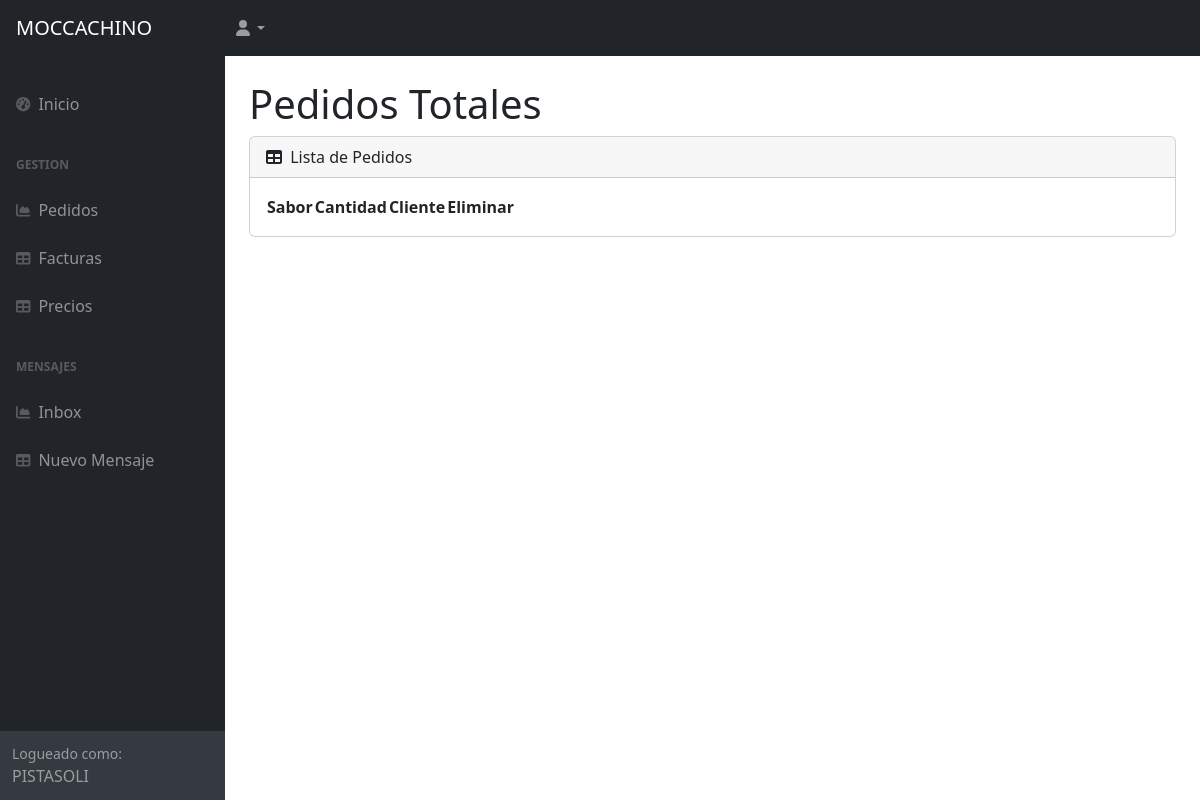
The app's page /AppClientes/pedidos_por_cliente/ (signed in), older data.
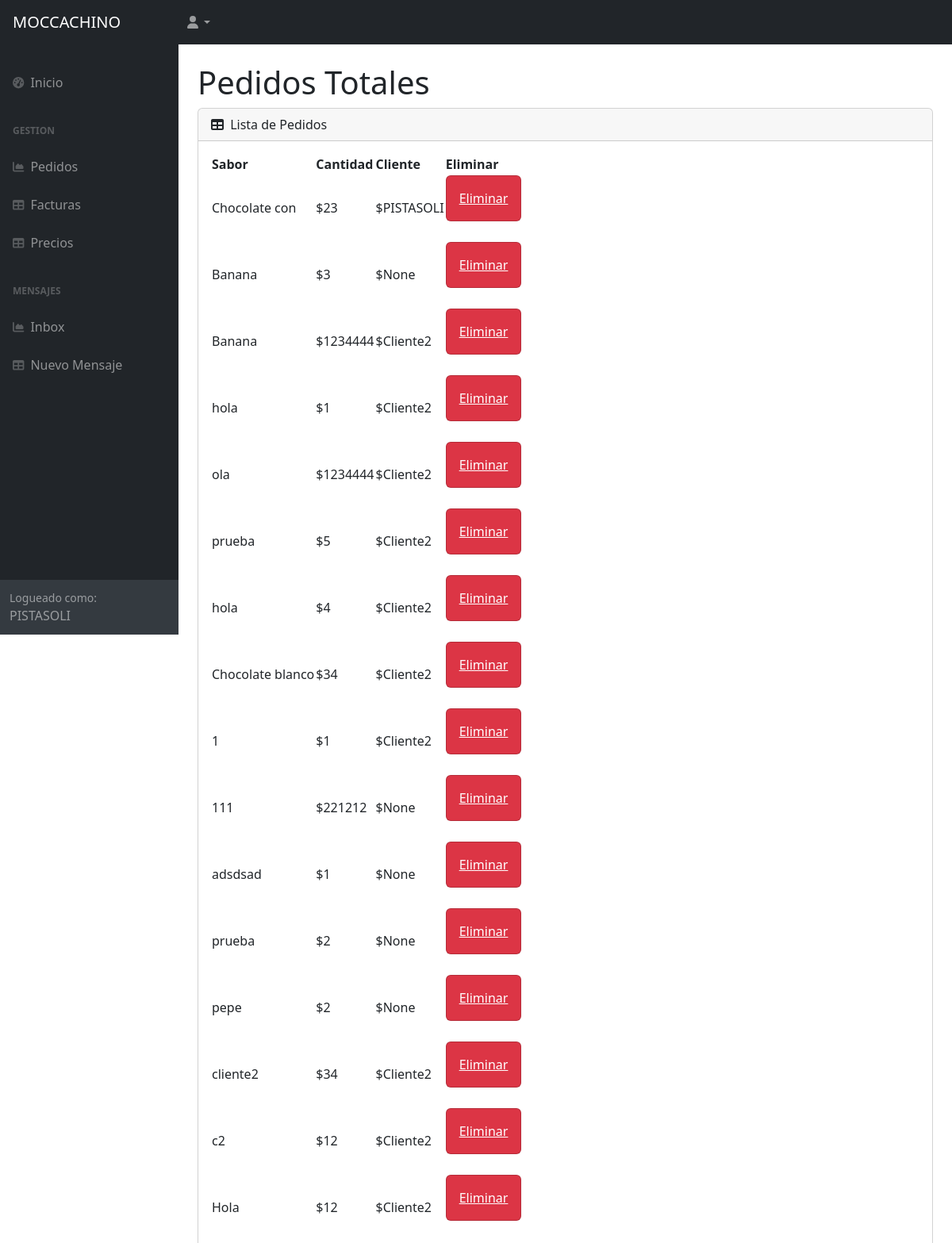
The same page, newer data.
### AppClientes/models.py (models this page shows, shortened)
class Pedido(models.Model):
    sabor=models.CharField(max_length=50)
    cantidad=models.IntegerField()
    cliente = models.ForeignKey(User, on_delete=models.SET_NULL, null=True, blank=True)

### AppClientes/views.py (the view)
# urls.py: path('pedidos_por_cliente/', vista_super, name="pedidos_por_cliente"),
@login_required
def vista_super (request):
    if request.user.is_superuser:
        pedidos = Pedido.objects.all()
        context= {"pedidos": pedidos}
        return render(request, "AppClientes/pedidos.html", context)
    else:
        varCliente = request.user
        pedidos = Pedido.objects.filter(cliente=varCliente)
        context= {"pedidos": pedidos}
        return render(request, "AppClientes/pedidos_por_cliente.html", context)

### AppClientes/templates/AppClientes/pedidos.html
{% extends 'AppClientes/padre.html' %}
{% load static %}
            {% block contenido %}
            <div id="layoutSidenav_content">
                <main>
                    <div class="container-fluid px-4">
                        <h1 class="mt-4">Pedidos Totales</h1>
                        <div class="card mb-4">
                            <div class="card-header">
                                <i class="fas fa-table me-1"></i>
                                Lista de Pedidos
                            </div>
                            <div class="card-body">
                                <table id="datatablesSimple">
                                    <thead>
                                        <tr>
                                            <th>Sabor</th>
                                            <th>Cantidad</th>
                                            <th>Cliente</th>
                                            <th>Eliminar</th>
                                        </tr>
                                    </thead>
                                    <tbody>
                                        {% for pedido in pedidos %}
                                        <tr>
                                            <td>{{ pedido.sabor }}</td>
                                            <td>${{ pedido.cantidad }}</td>
                                            <td>${{ pedido.cliente }}</td>
                                            <td><div class="col-xl-auto col-md-1">
                                                <div class="card bg-danger text-white mb-4">
                                                    <a class="card-body" href="{% url 'pedidosborrarS' pedido.id %}">Eliminar</a>
                                                </div>
                                            </div></td>
                                        </tr>
                                        {% endfor %}
                                    </tbody>
                                </table>
                            </div>
                        </div>
                    </div>
                </main>
                {% endblock %}

### AppClientes/templates/AppClientes/padre.html (shortened to what this page needs)
<!DOCTYPE html>
<html lang="en">
    <head>
        {% load static %}
        <link href="https://cdn.jsdelivr.net/npm/simple-datatables@7.1.2/dist/style.min.css" rel="stylesheet" />
        <link href="{% static 'AppClientes/css/styles.css' %}" rel="stylesheet" />
    </head>
    <body class="sb-nav-fixed">
        <nav class="sb-topnav navbar navbar-expand navbar-dark bg-dark">
            <a class="navbar-brand ps-3" href="{% url 'InicioAppClientes' %}">MOCCACHINO</a>
            <ul class="navbar-nav ms-auto ms-md-0 me-3 me-lg-4">
                <li class="nav-item dropdown">
                    <a class="nav-link dropdown-toggle" id="navbarDropdown" href="#" role="button" data-bs-toggle="dropdown" aria-expanded="false"><i class="fas fa-user fa-fw"></i></a>
                </li>
            </ul>
        </nav>
        <div id="layoutSidenav">
            <div id="layoutSidenav_nav">
                <nav class="sb-sidenav accordion sb-sidenav-dark" id="sidenavAccordion">
                    <div class="sb-sidenav-menu">
                        <div class="nav">
                            <br>
                            <a class="nav-link" href="{% url 'InicioAppClientes' %}">
                                <div class="sb-nav-link-icon"><i class="fas fa-tachometer-alt"></i></div>
                                Inicio
                            </a>
                            <div class="sb-sidenav-menu-heading">Gestion</div>
                            <a class="nav-link" href="{% url 'pedidos_super' %}">
                                <div class="sb-nav-link-icon"><i class="fas fa-chart-area"></i></div>
                                Pedidos
                            </a>
                            <a class="nav-link" href="{% url 'facturas' %}">
                                <div class="sb-nav-link-icon"><i class="fas fa-table"></i></div>
                                Facturas
                            </a>
                            <a class="nav-link" href="{% url 'precios' %}">
                                <div class="sb-nav-link-icon"><i class="fas fa-table"></i></div>
                                Precios
                            </a>
                            <div class="sb-sidenav-menu-heading">Mensajes</div>
                            <a class="nav-link" href="{% url 'inbox' %}">
                                <div class="sb-nav-link-icon"><i class="fas fa-chart-area"></i></div>
                                Inbox
                            </a>
                            <a class="nav-link" href="{% url 'nuevomensaje' %}">
                                <div class="sb-nav-link-icon"><i class="fas fa-table"></i></div>
                                Nuevo Mensaje
                            </a>
                        </div>
                    </div>
                    <div class="sb-sidenav-footer">
                        <div class="small">Logueado como:</div>
                        {{ user.username }}
                    </div>
                </nav>
            </div>
            {% block contenido %}
            {% endblock %}
        </div>
    </body>
</html>

Row changes from the older to the newer data that the page shows:
added Pedido: sabor "Chocolate con", cantidad "23", cliente "PISTASOLI"
added Pedido: sabor "Banana", cantidad "3", cliente "None"
added Pedido: sabor "Banana", cantidad "1234444", cliente "Cliente2"
added Pedido: sabor "hola", cantidad "1", cliente "Cliente2"
added Pedido: sabor "ola", cantidad "1234444", cliente "Cliente2"
added Pedido: sabor "prueba", cantidad "5", cliente "Cliente2"
added Pedido: sabor "hola", cantidad "4", cliente "Cliente2"
added Pedido: sabor "Chocolate blanco", cantidad "34", cliente "Cliente2"
added Pedido: sabor "1", cantidad "1", cliente "Cliente2"
added Pedido: sabor "111", cantidad "221212", cliente "None"
added Pedido: sabor "adsdsad", cantidad "1", cliente "None"
added Pedido: sabor "prueba", cantidad "2", cliente "None"
added Pedido: sabor "pepe", cantidad "2", cliente "None"
added Pedido: sabor "cliente2", cantidad "34", cliente "Cliente2"
added Pedido: sabor "c2", cantidad "12", cliente "Cliente2"
added Pedido: sabor "Hola", cantidad "12", cliente "Cliente2"
